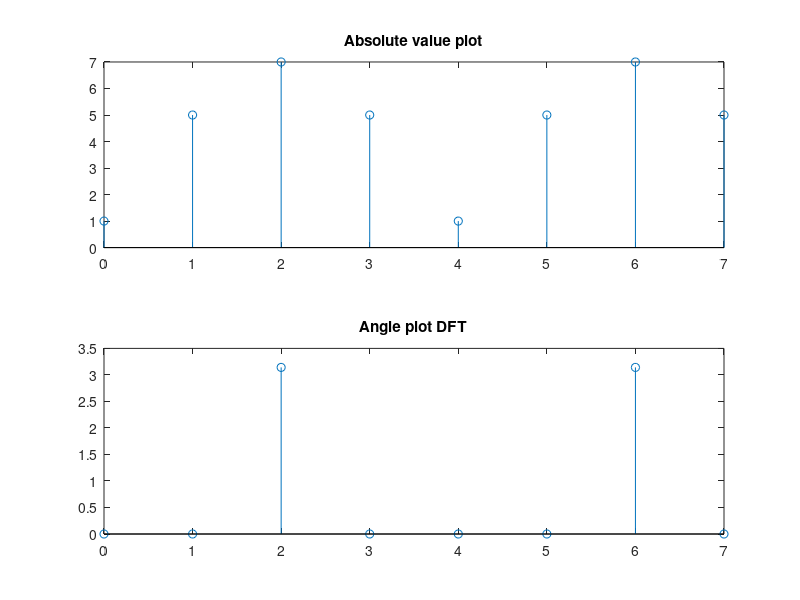

Reproduce this figure in MATLAB.
x = [1,0,2,0,-4,0,2,0]
t = 0:1:length(x)-1
y = fft(x)
subplot(2,1,1)
stem(t, abs(y))
title('Absolute value plot')
subplot(2,1,2)
a = []
for c = 1:length(x)
  x = angle(y(c))
  if x> pi
    x =  x-  2*pi 
    endif
  a(end+1) = x
    
end
  
  
stem(t, a)
title("Angle plot DFT")
